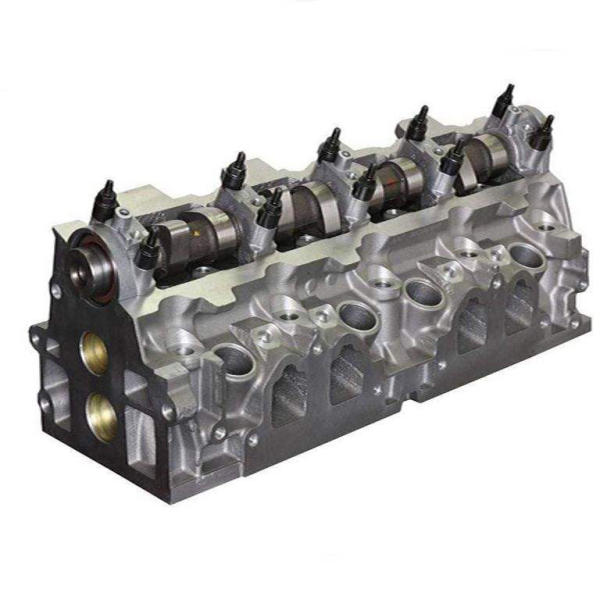
#> input picture Codes/388bf7617036dc17eabc459af0329f5eb6a0753d_1603372570.jpg, 600 x 600 px, found by its file name
$ python image_segmentation_edge_detection.py   (older library calls are emulated)
#> lines starting #> are read from the running program, lines starting #| are printed output that depends on the picture; after the words box and inside, x2 and y2 are one past the last pixel; in counts of white or black regions, pixels touching at a corner belong together
# -*- coding: utf-8 -*-
"""Image Segmentation Edge Detection.ipynb

Automatically generated by Colaboratory.

Original file is located at
    https://colab.research.google.com/drive/1ylodOrg9cA6GbiXECBPB9P7a9ThNkd5I
"""

import cv2
# Read the original image

img = cv2.imread('/content/388bf7617036dc17eabc459af0329f5eb6a0753d_1603372570.jpg')
#> img is the input picture: shape (600, 600, 3); mean B, G, R 194.2, 194.7, 195.7

# Display original image

cv2.waitKey(0)

# Convert to graycsale
img_gray = cv2.cvtColor(img, cv2.COLOR_BGR2GRAY)
# Blur the image for better edge detection
# img_blur = cv2.GaussianBlur(img_gray, (3,3), 0)
# Sobel Edge Detection
sobelx = cv2.Sobel(src=img_gray, ddepth=cv2.CV_64F, dx=1, dy=0, ksize=5) # Sobel Edge Detection on the X axis
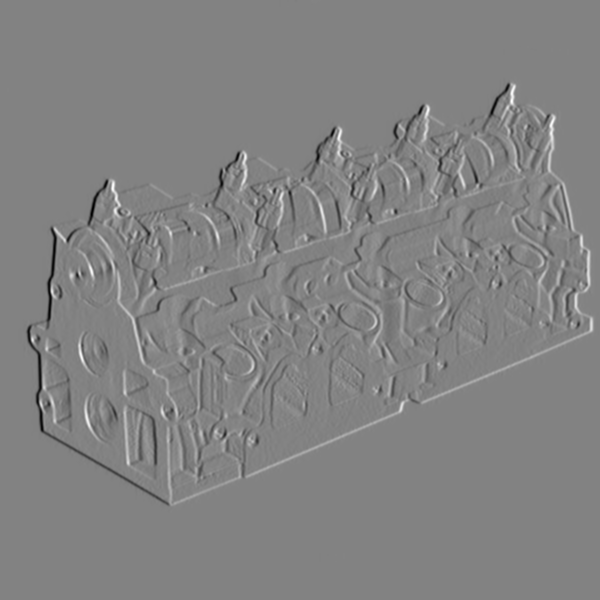
#> sobelx: shape (600, 600) float64; min -10141, max 9674, mean 0; drawn with min black and max white
sobely = cv2.Sobel(src=img_gray, ddepth=cv2.CV_64F, dx=0, dy=1, ksize=5) # Sobel Edge Detection on the Y axis
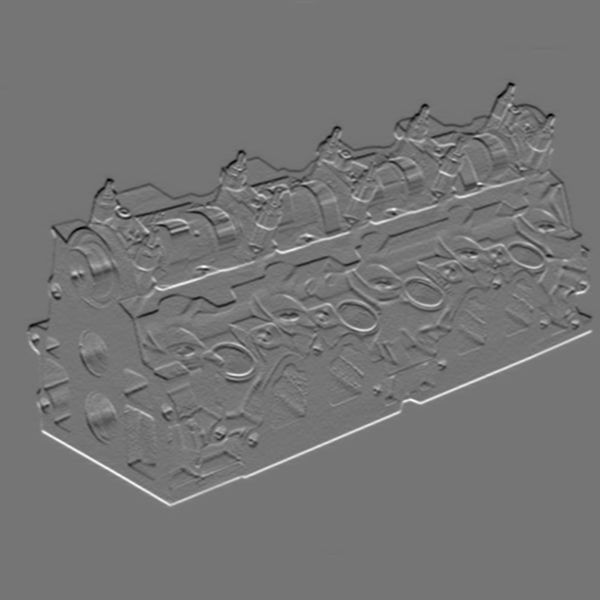
#> sobely: shape (600, 600) float64; min -8170, max 9617, mean 0.1; drawn with min black and max white
sobelxy = cv2.Sobel(src=img_gray, ddepth=cv2.CV_64F, dx=1, dy=1, ksize=5) # Combined X and Y Sobel Edge Detection
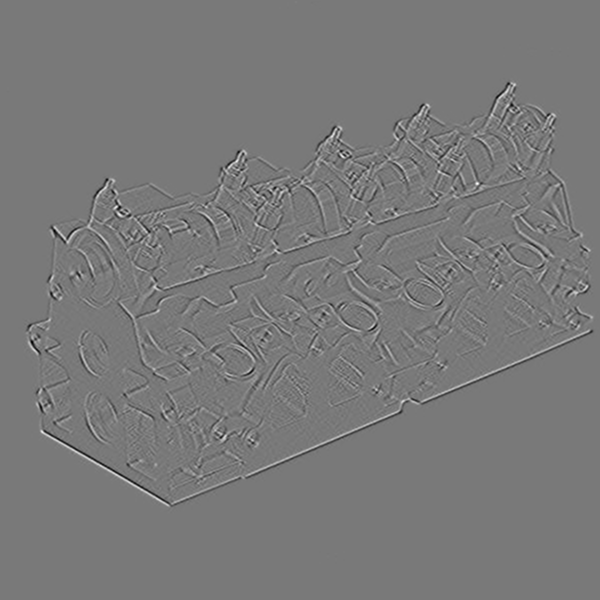
#> sobelxy: shape (600, 600) float64; min -1828, max 2009, mean 0; drawn with min black and max white
# [8 lines of commented-out code are left out]
edges = cv2.Canny(image=img_gray, threshold1=100, threshold2=200) # Canny Edge Detection
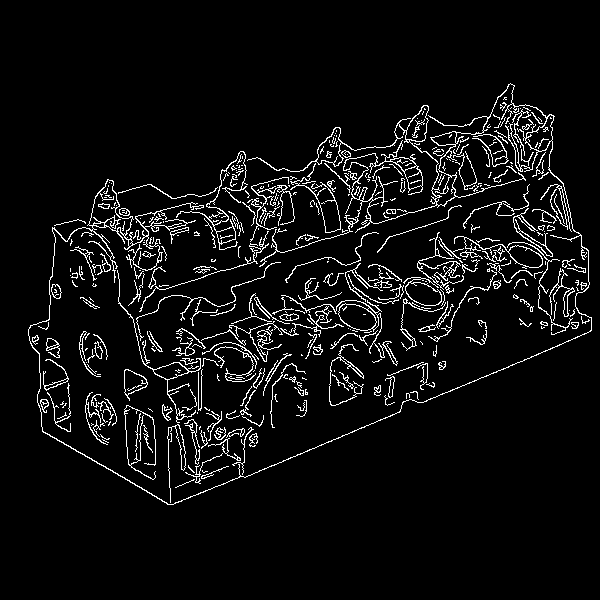
#> edges: shape (600, 600); 5.7% white in thin lines or dots, all inside (x1, y1, x2, y2) = (28, 83, 592, 505)
# Display Canny Edge Detection Image
# cv2.imshow('Canny Edge Detection', edges)
# cv2.waitKey(0)
cv2.destroyAllWindows()
cv2.imwrite("sobel.jpg",sobelxy)
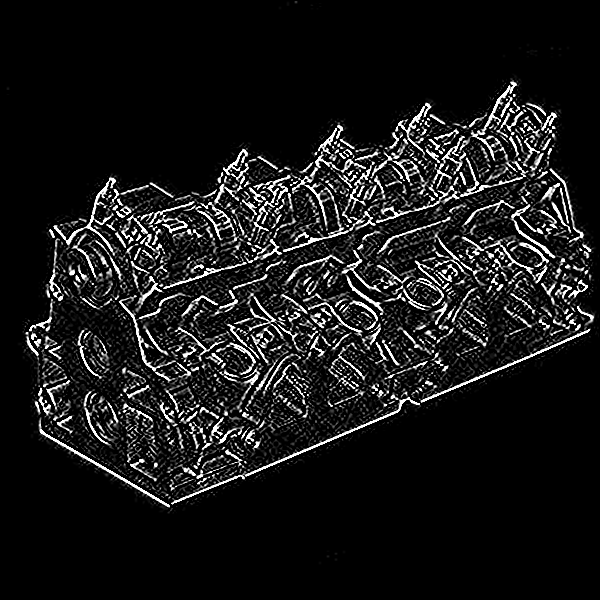
#> saved as sobel.jpg: shape (600, 600); min 0, max 255, mean 24
cv2.imwrite("canny.jpg",edges)
